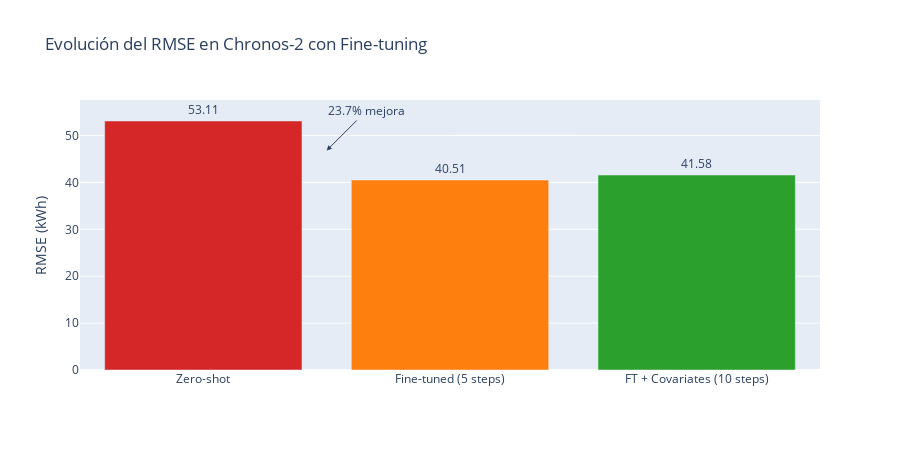

Notebook code cell kept with this figure:
### Markdown cell above
### Análisis de Efectividad del Fine-tuning en Chronos-2

### Code cell
# Extract Chronos-2 variants data
chronos_data = df_metrics[df_metrics['Type'] == 'Foundation Model'].copy()
chronos_data = chronos_data.sort_values('RMSE', ascending=False)

# Calculate improvements
zeroshot_rmse = chronos_data[chronos_data['Model'].str.contains('Zero-shot')]['RMSE'].values[0]
finetuned_rmse = chronos_data[chronos_data['Model'].str.contains('Fine-tuned') &
                               ~chronos_data['Model'].str.contains('Covariates')]['RMSE'].values[0]
covariates_rmse = chronos_data[chronos_data['Model'].str.contains('Covariates')]['RMSE'].values[0]

improvement_ft = ((zeroshot_rmse - finetuned_rmse) / zeroshot_rmse) * 100
improvement_cov = ((finetuned_rmse - covariates_rmse) / finetuned_rmse) * 100

print("ANÁLISIS DE FINE-TUNING - CHRONOS-2")
print(f"\n1. Zero-shot (baseline):           RMSE = {zeroshot_rmse:.4f} kWh")
print(f"2. Fine-tuned (5 steps):           RMSE = {finetuned_rmse:.4f} kWh")
print(f"3. Fine-tuned + Covariates (10 steps): RMSE = {covariates_rmse:.4f} kWh")
print(f"\nMejora con Fine-tuning:            {improvement_ft:.2f}% reduction en RMSE")
print(f"Cambio con Covariates:             {improvement_cov:.2f}% {'reduction' if improvement_cov > 0 else 'increase'} en RMSE")

# Visualization of Chronos-2 evolution
fig = go.Figure()

fig.add_trace(go.Bar(
    x=['Zero-shot', 'Fine-tuned\n(5 steps)', 'FT + Covariates\n(10 steps)'],
    y=[zeroshot_rmse, finetuned_rmse, covariates_rmse],
    text=[f'{zeroshot_rmse:.2f}', f'{finetuned_rmse:.2f}', f'{covariates_rmse:.2f}'],
    textposition='outside',
    marker_color=['#d62728', '#ff7f0e', '#2ca02c']
))

fig.add_annotation(
    x=0.5, y=(zeroshot_rmse + finetuned_rmse) / 2,
    text=f'{improvement_ft:.1f}% mejora',
    showarrow=True,
    arrowhead=2,
    ax=40, ay=-40
)

fig.update_layout(
    title='Evolución del RMSE en Chronos-2 con Fine-tuning',
    yaxis_title='RMSE (kWh)',
    height=450,
    showlegend=False
)

fig.show()

# Covariates used
print("COVARIATES UTILIZADAS EN FINE-TUNING:")
covariates = [
    'WeekStatus', 'Load_Type_Maximum_Load', 'Load_Type_Medium_Load',
    'NSM', 'CO2(tCO2)', 'Lagging_Current_Reactive.Power_kVarh',
    'Leading_Current_Reactive_Power_kVarh', 'Lagging_Current_Power_Factor',
    'Leading_Current_Power_Factor'
]
for i, cov in enumerate(covariates, 1):
    print(f"{i}. {cov}")

print(f"\nTotal: {len(covariates)} variables adicionales")
print(f"\nResultado: Ligera degradación del rendimiento ({abs(improvement_cov):.2f}%)")
print("Hipótesis: Posible overfitting o ruido en las covariates seleccionadas")

### Figure 1 — Plotly figure (JSON) as saved in the notebook; plotly's stock layout.template omitted (floating-point values rounded to 4 significant figures)
{"data": [{"marker": {"color": ["#d62728", "#ff7f0e", "#2ca02c"]}, "text": ["53.11", "40.51", "41.58"], "textposition": "outside", "type": "bar", "x": ["Zero-shot", "Fine-tuned\n(5 steps)", "FT + Covariates\n(10 steps)"], "y": [53.11, 40.51, 41.58]}], "layout": {"annotations": [{"arrowhead": 2, "ax": 40, "ay": -40, "showarrow": true, "text": "23.7% mejora", "x": 0.5, "y": 46.81}], "height": 450, "showlegend": false, "title": {"text": "Evolución del RMSE en Chronos-2 con Fine-tuning"}, "yaxis": {"title": {"text": "RMSE (kWh)"}}}}
